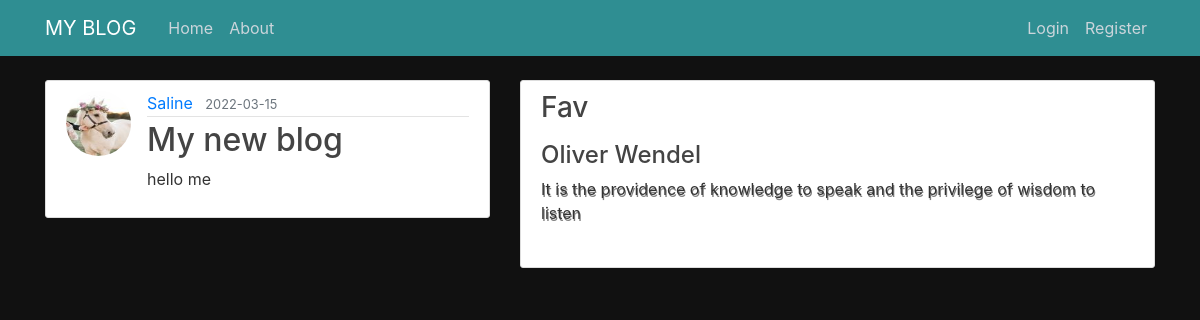
/post/1, run on the app's committed database.
### blog/models.py (models this page shows, shortened)
class User(db.Model, UserMixin):
    id = db.Column(db.Integer, primary_key=True)
    username = db.Column(db.String(20), unique=True, nullable=False)
    email = db.Column(db.String(120), unique=True, nullable=False)
    image_file = db.Column(db.String(20), nullable=False, default='default.jpg')
    password = db.Column(db.String(60), nullable=False)
    posts = db.relationship('Post', backref='author', lazy=True)

class Post(db.Model):
    id = db.Column(db.Integer, primary_key=True)
    title = db.Column(db.String(100), nullable=False)
    date_posted = db.Column(db.DateTime, nullable=False, default=datetime.utcnow)
    content = db.Column(db.Text, nullable=False)
    user_id = db.Column(db.Integer, db.ForeignKey('user.id'), nullable=False)

### blog/routes.py (the view)
@app.route("/post/<int:post_id>")
def post(post_id):
    post = Post.query.get_or_404(post_id)
    return render_template('post.html', title=post.title, post=post)

### blog/templates/post.html (shortened to what this page needs)
{% extends "base.html" %}
{% block content %}
  <article class="media content-section">
    <img class="rounded-circle article-img" src="{{ url_for('static', filename='pictures/' + post.author.image_file) }}">
    <div class="media-body">
      <div class="article-metadata">
        <a class="mr-2" href="#">{{ post.author.username }}</a>
        <small class="text-muted">{{ post.date_posted.strftime('%Y-%m-%d') }}</small>
      </div>
      <h2 class="article-title">{{ post.title }}</h2>
      <p class="article-content">{{ post.content }}</p>
    </div>
  </article>
{% endblock content %}

### blog/static/main.css (style rules this page uses)
body { background-color: #111; color: #333333; margin-top: 5rem; }
h1, h2, h3, h4, h5, h6 { color: #444444; }
.content-section { background: #ffffff; padding: 10px 20px; border: 1px solid #dddddd; border-radius: 3px; margin-bottom: 20px; }
.article-title { color: #444444; }
.article-content { white-space: pre-line; }
.article-img { height: 65px; width: 65px; margin-right: 16px; }
.article-metadata { padding-bottom: 1px; margin-bottom: 4px; border-bottom: 1px solid #e3e3e3 }

### data on the page
User: image_file (picture), author.username "Saline"
Post: date_posted "2022-03-15", title "My new blog", content "hello me"
